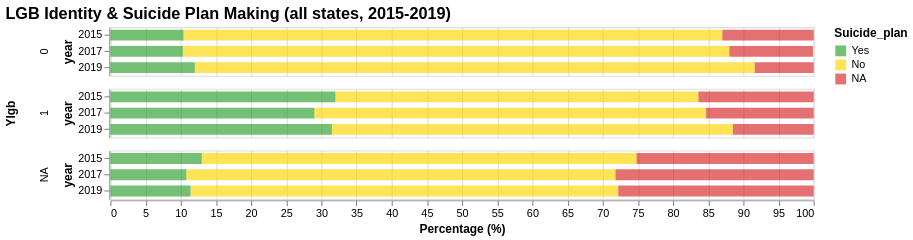

Vega-Lite specification for this chart:
### Vega-Lite specification from a JSON file in a GitHub repository (floating-point values rounded to 4 significant figures)
{"config": {"view": {"continuousWidth": 400, "continuousHeight": 300}, "range": {"category": ["#2ca02c", "gold", "#d62728"]}, "title": {"fontSize": 15}}, "data": {"name": "data-3dfb04c26c419e0b45f2c147b7d81128"}, "mark": {"type": "bar", "opacity": 0.66, "size": 10}, "encoding": {"color": {"field": "Suicide_plan", "sort": {"field": "order", "order": "ascending"}, "type": "nominal"}, "order": {"field": "order", "type": "nominal"}, "row": {"field": "Ylgb", "spacing": 10, "type": "nominal"}, "tooltip": [{"field": "state", "title": "State", "type": "nominal"}, {"field": "year", "title": "Year", "type": "ordinal"}, {"field": "Suicide_plan", "title": "Suicide_plan", "type": "nominal"}, {"field": "percent", "title": "Percent (%)", "type": "quantitative"}], "x": {"aggregate": "sum", "axis": {"title": "Percentage (%)"}, "field": "percent", "scale": {"domainMax": 100}, "type": "quantitative"}, "y": {"field": "year", "type": "ordinal"}}, "height": 45, "selection": {"selector021": {"type": "interval", "bind": "scales", "encodings": ["x", "y"]}}, "title": "LGB Identity & Suicide Plan Making (all states, 2015-2019)", "transform": [{"calculate": "{'Yes':0, 'No':1, 'NA':2}[datum.Suicide_plan]", "as": "order"}], "width": 650, "$schema": "https://vega.github.io/schema/vega-lite/v4.17.0.json", "datasets": {"data-3dfb04c26c419e0b45f2c147b7d81128": [{"year": 2015, "Ylgb": "0", "Suicide_plan": "NA", "percent": 13.0}, {"year": 2015, "Ylgb": "0", "Suicide_plan": "No", "percent": 76.6}, {"year": 2015, "Ylgb": "0", "Suicide_plan": "Yes", "percent": 10.4}, {"year": 2015, "Ylgb": "1", "Suicide_plan": "NA", "percent": 16.4}, {"year": 2015, "Ylgb": "1", "Suicide_plan": "No", "percent": 51.6}, {"year": 2015, "Ylgb": "1", "Suicide_plan": "Yes", "percent": 32.0}, {"year": 2015, "Ylgb": "NA", "Suicide_plan": "NA", "percent": 25.2}, {"year": 2015, "Ylgb": "NA", "Suicide_plan": "No", "percent": 61.8}, {"year": 2015, "Ylgb": "NA", "Suicide_plan": "Yes", "percent": 13.0}, {"year": 2017, "Ylgb": "0", "Suicide_plan": "NA", "percent": 11.9}, {"year": 2017, "Ylgb": "0", "Suicide_plan": "No", "percent": 77.7}, {"year": 2017, "Ylgb": "0", "Suicide_plan": "Yes", "percent": 10.3}, {"year": 2017, "Ylgb": "1", "Suicide_plan": "NA", "percent": 15.3}, {"year": 2017, "Ylgb": "1", "Suicide_plan": "No", "percent": 55.7}, {"year": 2017, "Ylgb": "1", "Suicide_plan": "Yes", "percent": 29.0}, {"year": 2017, "Ylgb": "NA", "Suicide_plan": "NA", "percent": 28.2}, {"year": 2017, "Ylgb": "NA", "Suicide_plan": "No", "percent": 61.0}, {"year": 2017, "Ylgb": "NA", "Suicide_plan": "Yes", "percent": 10.8}, {"year": 2019, "Ylgb": "0", "Suicide_plan": "NA", "percent": 8.4}, {"year": 2019, "Ylgb": "0", "Suicide_plan": "No", "percent": 79.6}, {"year": 2019, "Ylgb": "0", "Suicide_plan": "Yes", "percent": 12.0}, {"year": 2019, "Ylgb": "1", "Suicide_plan": "NA", "percent": 11.5}, {"year": 2019, "Ylgb": "1", "Suicide_plan": "No", "percent": 57.0}, {"year": 2019, "Ylgb": "1", "Suicide_plan": "Yes", "percent": 31.5}, {"year": 2019, "Ylgb": "NA", "Suicide_plan": "NA", "percent": 27.8}, {"year": 2019, "Ylgb": "NA", "Suicide_plan": "No", "percent": 60.8}, {"year": 2019, "Ylgb": "NA", "Suicide_plan": "Yes", "percent": 11.4}]}}
